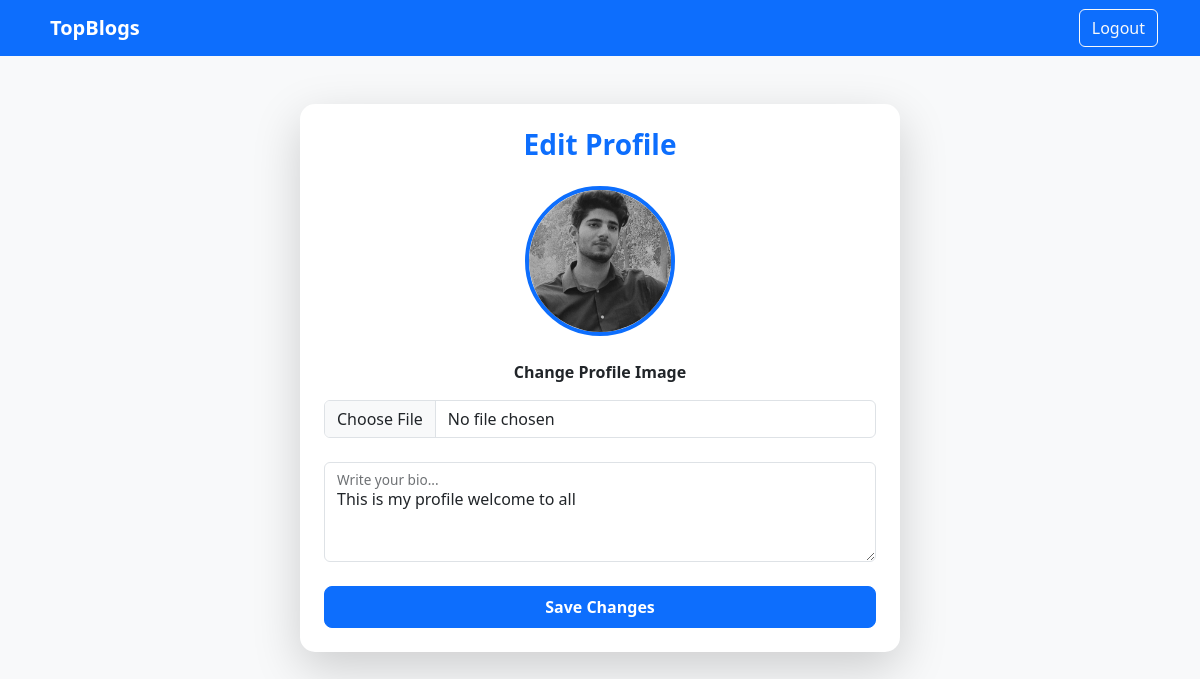
The app's page /profile/edit/ (signed in) with its own data.
### BlogApp/models.py (models this page shows, shortened)
class Profile(models.Model):
    user = models.OneToOneField(User, on_delete=models.CASCADE)
    image = models.ImageField(upload_to="profile_images/", default="default.png", blank=True)
    bio = models.TextField(blank=True, null=True)

### BlogApp/views.py (the view, shortened to what this page needs)
# urls.py: path('profile/edit/', EditProfileView.as_view(), name='edit_profile'),
class EditProfileView(LoginRequiredMixin, View):
    def get(self, request):
        profile, created = Profile.objects.get_or_create(user=request.user)
        context = {'profile': profile}
        return render(request, 'edit_profile.html', context)

### BlogApp/templates/edit_profile.html (shortened to what this page needs)
{% load static %}
<!DOCTYPE html>
<html lang="en">
<head>
  <link href="https://cdn.jsdelivr.net/npm/bootstrap@5.3.2/dist/css/bootstrap.min.css" rel="stylesheet">
</head>
<body style="background-color: #f8f9fa;">
  <nav class="navbar navbar-expand-lg navbar-dark" style="background-color: #0d6efd;">
    <div class="container">
      <a class="navbar-brand fw-bold text-white" href="/">
        TopBlogs
      </a>
      <div class="d-flex">
        <a href="{% url 'logout' %}" class="btn btn-outline-light">Logout</a>
      </div>
    </div>
  </nav>
  <div class="container mt-5">
    <div class="card shadow-lg border-0 mx-auto" style="max-width: 600px; border-radius: 15px;">
      <div class="card-body p-4">
        <h3 class="text-center mb-4 fw-bold text-primary">Edit Profile</h3>
        <form method="POST" enctype="multipart/form-data">
          <div class="mb-4 text-center">
            {% if profile.image %}
              <img id="image-preview" src="{{ profile.image.url }}" alt="Profile Preview"
                   class="rounded-circle mb-3"
                   style="width:150px; height:150px; object-fit:cover; border:4px solid #0d6efd;">
            {% else %}
              <img id="image-preview" src="{% static 'default.png' %}" alt="Profile Preview"
                   class="rounded-circle mb-3"
                   style="width:150px; height:150px; object-fit:cover; border:4px solid #0d6efd;">
            {% endif %}
            <div class="mt-2">
              <label for="image" class="form-label fw-semibold">Change Profile Image</label>
              <input type="file" name="image" id="image" accept="image/*" class="form-control mt-2">
            </div>
          </div>
          <div class="form-floating mb-4">
            <textarea class="form-control" name="bio" id="bio" placeholder="Write your bio..." style="height: 100px;">{{ profile.bio }}</textarea>
            <label for="bio">Write your bio...</label>
          </div>
          <button type="submit" class="btn btn-primary w-100 py-2 fw-semibold rounded-3">
            Save Changes
          </button>
        </form>
      </div>
    </div>
  </div>
</body>
</html>

### records on screen
Profile: image (picture), bio "This is my profile welcome to all"
